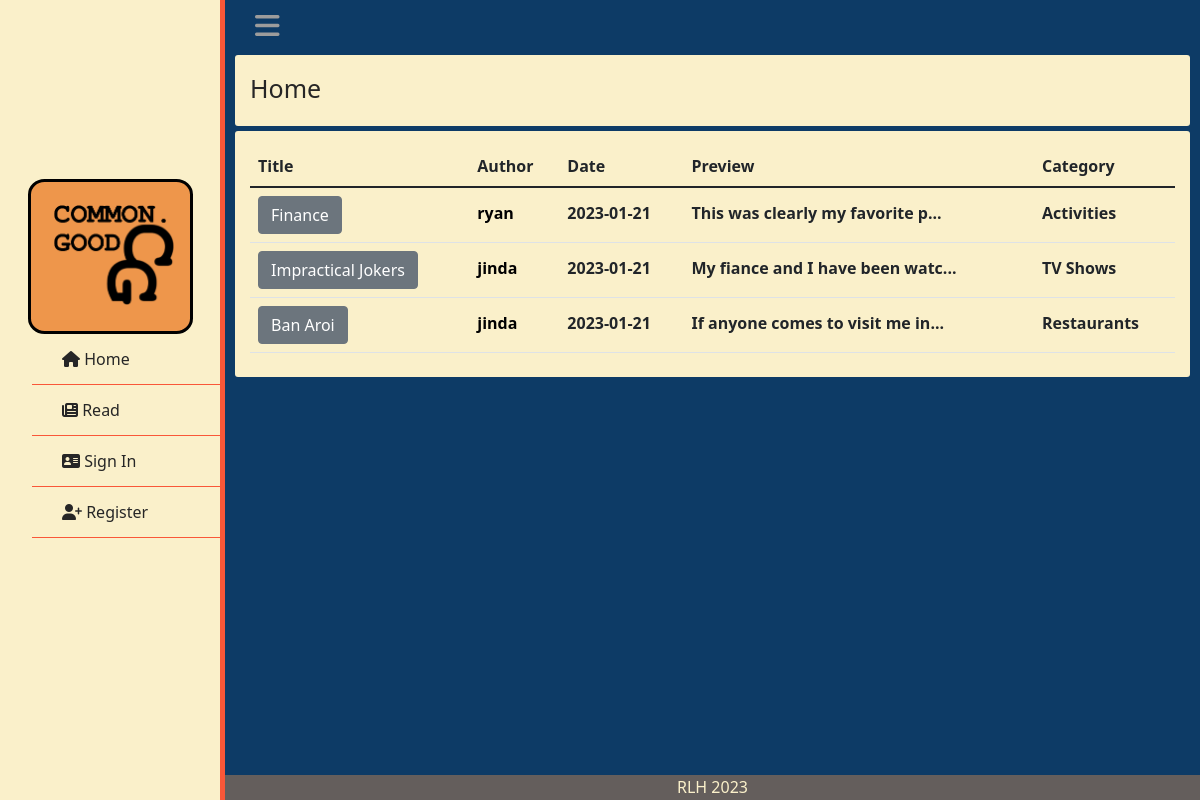
Before: / with the older database file.
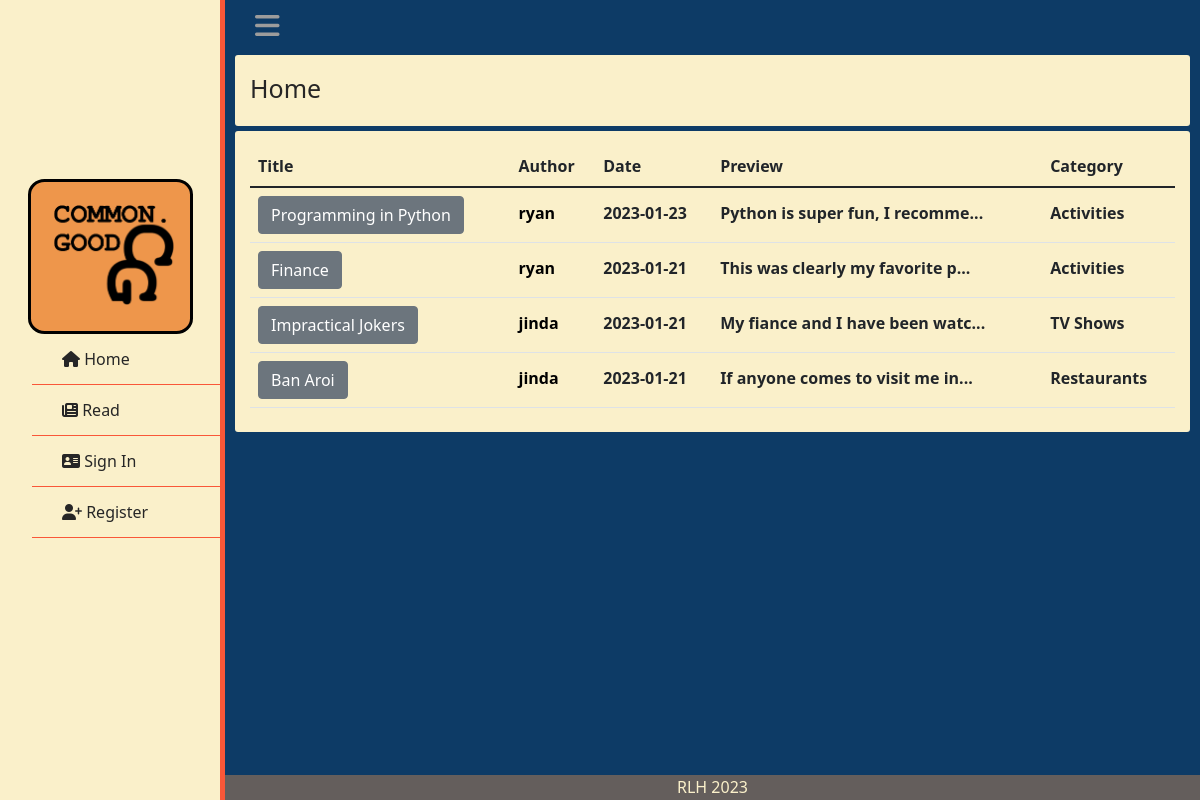
After: the same page with the newer database file.
### tables this page shows
CREATE TABLE categories (post_id INTEGER NOT NULL REFERENCES posts(post_id), category TEXT NOT NULL);

CREATE TABLE posts (user_id INTEGER REFERENCES user(id), post_id INTEGER PRIMARY KEY AUTOINCREMENT, title TEXT NOT NULL, body TEXT NOT NULL, time TIMESTAMP NOT NULL);

CREATE TABLE users (id INTEGER PRIMARY KEY AUTOINCREMENT, username TEXT NOT NULL, hash TEXT NOT NULL, ismod TEXT NOT NULL);

### app.py (the view)
@app.route("/", methods=["GET","POST"])
def index():
    if session.get("username") != None:
        data = select("data.db","SELECT username, title, time, body, post_id, id, category FROM users JOIN ( SELECT * FROM categories JOIN (SELECT DISTINCT title, user_id, body, time, post_id AS pid FROM posts JOIN connections ON user_id = friend_id AND friender_id = ? OR user_id = ?) ON post_id = pid) ON id = user_id ORDER BY time DESC;", (session.get("user_id"), session.get("user_id")))
    else:
        data = select("data.db", "SELECT username, title, time, body, post_id, id, category FROM users JOIN (SELECT * FROM posts JOIN categories ON posts.post_id = categories.post_id) ON user_id = id ORDER BY time DESC;")
    for row in data:
        row["time"] = row["time"].split(' ')
    return render_template("index.html", posts=data)

### helpers.py (called while the page is built)
def select(database, query:str, query_variable=None):
    connection = sqlite3.connect(database)
    cur = connection.cursor()
    if not isinstance(query_variable, tuple) and query_variable != None:
        query_variable = tuple([query_variable])
    if query_variable == None:
        cur.execute(query)
    elif len(query_variable) > 1:
        cur.execute(query, query_variable)
    else:
        cur.execute(query, query_variable)
    names = list(map(lambda x: x[0], cur.description))
    db = cur.fetchall()
    dictlist = []
    for row in range(len(db)):
        currow = db[row]
        currowdict = {}
        for col in range(len(currow)):
            currowdict[names[col]] = currow[col]
        dictlist.append(currowdict)
    return dictlist

### templates/index.html (shortened to what this page needs)
{% extends "layout.html" %}
{% block main %}
    <div class="box">
        <p class="formtitle">Home</p>
    </div>
    <div class="box">
        <table class="table">
            <thead>
                <tr>
                    <th scope="col">Title</th>
                    <th scope="col">Author</th>
                    <th scope="col">Date</th>
                    <th scope="col">Preview</th>
                    <th scope="col">Category</th>
                </tr>
            </thead>
            <tbody>
            {% for row in posts: %}
            <tr class="postrow">
                <th scope="row"><form action="/review" method="post"><button class="btn btn-secondary" type="submit" name="id" value="{{ row['post_id'] }}">{{ row["title"] }}</button></form></th>
                <th><form action="/usrprofile" method="post"><button type="submit" name="id" value="{{ row['id'] }}" class="proflink">{{ row["username"] }}</button></form></th>
                <th>{{ row["time"][0] }}</th>
                <th>{{ row["body"][:30] }}...</th>
                <th>{{ row["category"] }}</th>
            </tr>
            {% endfor %}
            </tbody>
        </table>
    </div>
{% endblock %}

Changed rows visible on the page:
no longer on this page (row unchanged): categories: {{ row['post_id'] }} 25 (drawn), title "Finance", {{ row['id'] }} 29 (drawn), username "ryan", row "2023-01-21", body "This was clearly my favorite p", category "Activities"
added posts: {{ row['post_id'] }} 31 (drawn), title "Programming in Python", {{ row['id'] }} 29 (drawn), username "ryan", time "2023-01-23", body "Python is super fun, I recomme", category "Activities"
now on this page (row unchanged): posts: {{ row['post_id'] }} 25 (drawn), title "Finance", {{ row['id'] }} 29 (drawn), username "ryan", time "2023-01-21", body "This was clearly my favorite p", category "Activities"
